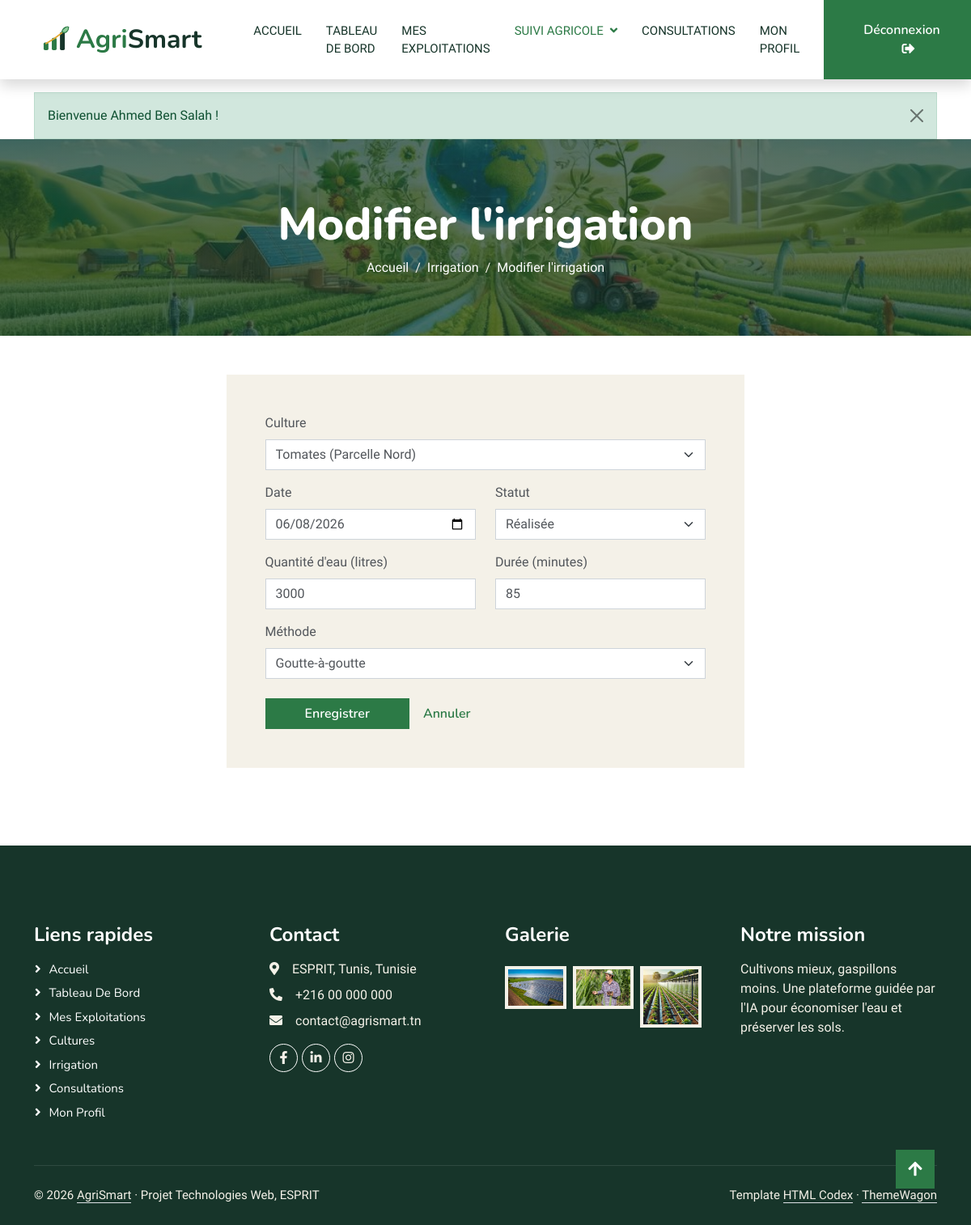
Screenshot of /frontoffice/index.php?page=irrigation-form&id=2 (signed in) with the database file from the repository.
### tables this page shows
CREATE TABLE IF NOT EXISTS irrigation (
    id              INT AUTO_INCREMENT PRIMARY KEY,
    culture_id      INT NOT NULL,
    date_irrigation DATE NOT NULL,
    quantite_eau    DECIMAL(10,2) NOT NULL,                 
    methode         ENUM('Goutte-à-goutte','Aspersion','Gravitaire','Manuelle') NOT NULL,
    duree           INT NOT NULL,                           
    statut          ENUM('planifiee','realisee') NOT NULL DEFAULT 'planifiee',
    INDEX idx_irrigation_date (date_irrigation),
    CONSTRAINT fk_irrigation_culture FOREIGN KEY (culture_id) REFERENCES culture(id) ON DELETE CASCADE
);

CREATE TABLE IF NOT EXISTS culture (
    id           INT AUTO_INCREMENT PRIMARY KEY,
    parcelle_id  INT NOT NULL,
    nom          VARCHAR(100) NOT NULL,
    date_semis   DATE NOT NULL,
    date_recolte DATE NULL,
    created_at   TIMESTAMP DEFAULT CURRENT_TIMESTAMP,
    CONSTRAINT fk_culture_parcelle FOREIGN KEY (parcelle_id) REFERENCES parcelle(id) ON DELETE CASCADE
);

CREATE TABLE parcelle (
    id               INT AUTO_INCREMENT PRIMARY KEY,
    exploitation_id  INT NOT NULL,
    nom              VARCHAR(100) NOT NULL,
    surface          DECIMAL(8,2) NOT NULL,                  
    type_sol         ENUM('Argileux','Sablonneux','Limoneux','Calcaire') NOT NULL,
    CONSTRAINT fk_parcelle_exploitation FOREIGN KEY (exploitation_id) REFERENCES exploitation(id) ON DELETE CASCADE
);

### frontoffice/views/irrigation_form.php (the view, shortened to what the rows shown need)
<?php
$editing = $irrigation !== null;
$selCulture = (int) ($_POST['culture_id'] ?? ($editing ? $irrigation->getCultureId() : $preselect));
$selStatut = $_POST['statut'] ?? ($editing ? $irrigation->getStatut() : Irrigation::STATUT_PLANIFIEE);
$defDate = $_POST['date_irrigation'] ?? ($editing ? $irrigation->getDate() : date('Y-m-d'));
?>
<!DOCTYPE html>
<html lang="fr">
<head>
    <?php require_once __DIR__ . '/includes/head.php'; ?>
</head>
<body>
<?php require_once __DIR__ . '/includes/navbar.php'; ?>
<?php require_once __DIR__ . '/includes/page-header.php'; ?>
<section class="container pb-5">
    <div class="row justify-content-center">
        <div class="col-lg-7">
            <div class="bg-light p-4 p-md-5">
                <form method="post" action="<?= url('irrigation-form', $editing ? ['id' => $irrigation->getId()] : []) ?>" novalidate data-validate>
                    <div class="mb-3">
                        <label for="culture_id" class="form-label">Culture</label>
                        <select id="culture_id" name="culture_id" data-rules="required" class="form-select<?= isset($errors['culture_id']) ? ' is-invalid' : '' ?>">
                            <?php foreach ($cultures as $c): ?>
                                <option value="<?= (int) $c['id'] ?>"<?= $selCulture === (int) $c['id'] ? ' selected' : '' ?>><?= e($c['nom'] . ' (' . $c['parcelle_nom'] . ')') ?></option>
                            <?php endforeach; ?>
                        </select>
                    </div>
                    <div class="row">
                        <div class="col-md-6 mb-3">
                            <label for="date_irrigation" class="form-label">Date</label>
                            <input type="date" id="date_irrigation" name="date_irrigation" data-rules="required|date" value="<?= e($defDate) ?>" class="form-control<?= isset($errors['date_irrigation']) ? ' is-invalid' : '' ?>">
                        </div>
                        <div class="col-md-6 mb-3">
                            <label for="statut" class="form-label">Statut</label>
                            <select id="statut" name="statut" data-rules="required" class="form-select<?= isset($errors['statut']) ? ' is-invalid' : '' ?>">
                                <?php foreach (Irrigation::LIBELLES as $key => $label): ?>
                                    <option value="<?= e($key) ?>"<?= $selStatut === $key ? ' selected' : '' ?>><?= e($label) ?></option>
                                <?php endforeach; ?>
                            </select>
                        </div>
                    </div>
                    <div class="row">
                        <div class="col-md-6 mb-3">
                            <label for="quantite_eau" class="form-label">Quantité d'eau (litres)</label>
                            <input type="text" id="quantite_eau" name="quantite_eau" data-rules="required|decimal" value="<?= e($_POST['quantite_eau'] ?? ($editing ? $irrigation->getQuantiteEau() : '')) ?>" class="form-control<?= isset($errors['quantite_eau']) ? ' is-invalid' : '' ?>">
                        </div>
                        <div class="col-md-6 mb-3">
                            <label for="duree" class="form-label">Durée (minutes)</label>
                            <input type="text" id="duree" name="duree" data-rules="required|intrange:1-1440" value="<?= e($_POST['duree'] ?? ($editing ? $irrigation->getDuree() : '')) ?>" class="form-control<?= isset($errors['duree']) ? ' is-invalid' : '' ?>">
                        </div>
                    </div>
                </form>
            </div>
        </div>
    </div>
</section>
</body>
</html>

### rows the page displays
irrigation: culture_id "Tomates (Parcelle Nord)", date_irrigation "06/08/2026", statut "Réalisée", quantite_eau "3000", duree "85"

### other values shown
$flash['msg'] "Bienvenue Ahmed Ben Salah !"
$pageTitle "Modifier l'irrigation"
$crumb[0] "Irrigation"
$crumb[0] "Modifier l'irrigation"
form field methode "Goutte-à-goutte"
